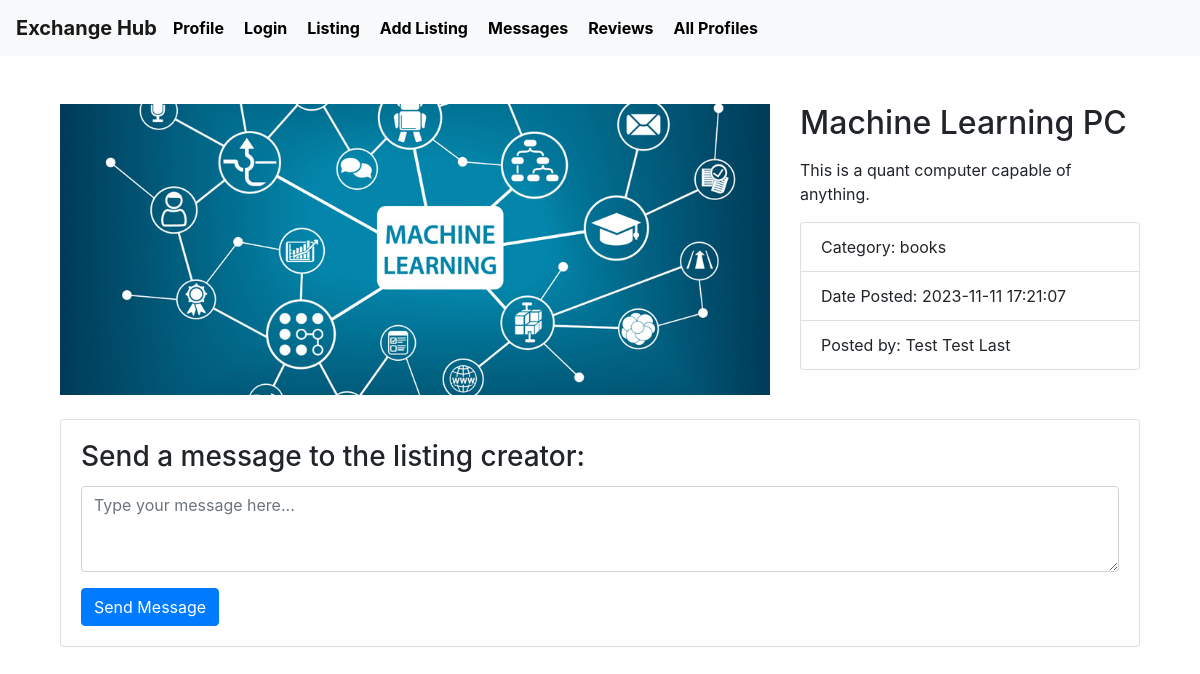
Page /listing/3 on the earlier database version.
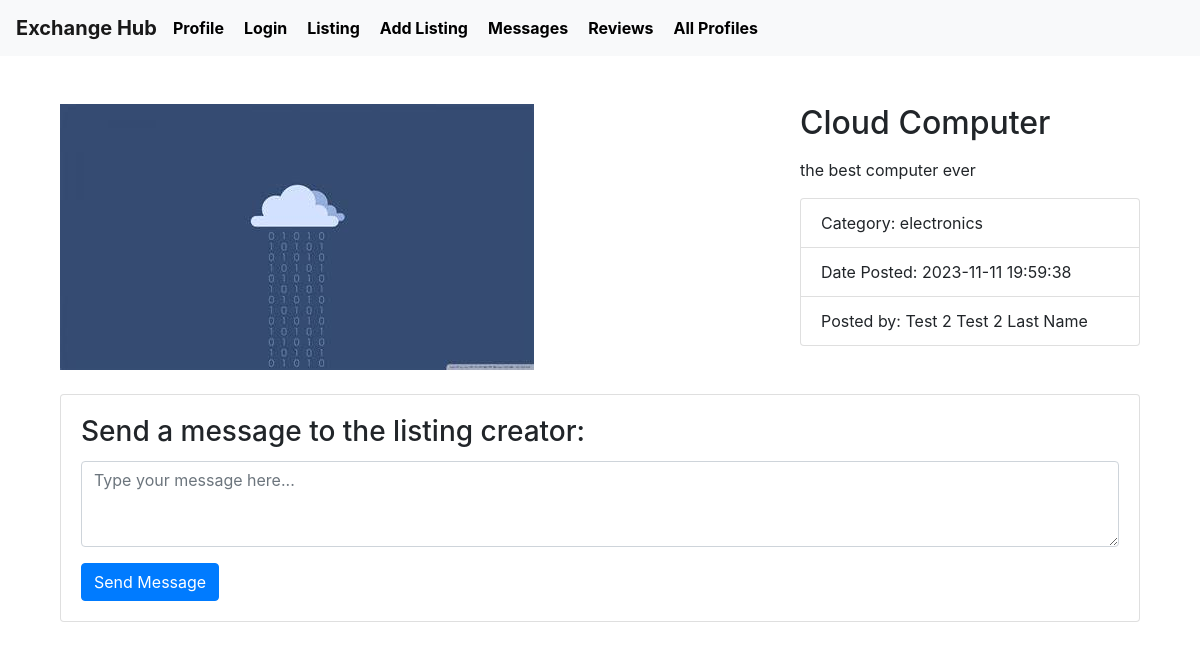
Same page on the later database version.
### tables this page shows
CREATE TABLE Listing (
    listingID INTEGER PRIMARY KEY AUTOINCREMENT,
    userID INTEGER,
    title TEXT NOT NULL,
    description TEXT NOT NULL,
    images TEXT,
    category TEXT NOT NULL,
    datePosted DATE NOT NULL,
    status TEXT NOT NULL,
    FOREIGN KEY (userID) REFERENCES User(userID)
);

CREATE TABLE User (
    userID INTEGER PRIMARY KEY AUTOINCREMENT,
    firstName TEXT NOT NULL,
    lastName TEXT NOT NULL,
    email TEXT UNIQUE NOT NULL,
    hashedPassword TEXT NOT NULL,
    profileImage TEXT,
    location TEXT NOT NULL,
    joinDate DATE NOT NULL,
    lastLogin DATE NOT NULL
);

### app.py (the view, shortened to what this page needs)
@app.route('/listing/<int:listing_id>', methods=['GET', 'POST'])
def view_listing(listing_id):
    conn = sqlite3.connect('database.db')
    conn.row_factory = sqlite3.Row  # Set row factory
    cursor = conn.cursor()
    cursor.execute("SELECT * FROM Listing WHERE listingID=?", (listing_id,))
    listing = cursor.fetchone()
    if not listing:
        abort(404)  # Not found
    cursor.execute("SELECT * FROM User WHERE userID=?", (listing['userID'],))
    user = cursor.fetchone()
    conn.close()
    return render_template('view_listing.html', listing=listing, user=user)

### templates/view_listing.html (shortened to what this page needs)
{% extends 'layout.html' %}
{% block content %}
<div class="container mt-5">
    <div class="row">
        <div class="col-md-8">
            <img src="{{ listing.images }}" alt="{{ listing.title }}" class="img-fluid">
        </div>
        <div class="col-md-4">
            <h2 class="mb-3">{{ listing.title }}</h2>
            <p>{{ listing.description }}</p>
            <ul class="list-group mb-3">
                <li class="list-group-item">Category: {{ listing.category }}</li>
                <li class="list-group-item">Date Posted: {{ listing.datePosted }}</li>
                <li class="list-group-item">Posted by: {{ user.firstName }} {{ user.lastName }}</li>
            </ul>
        </div>
    </div>
    <div class="card mt-4">
        <div class="card-body">
            <h3 class="card-title">Send a message to the listing creator:</h3>
            <form action="{{ url_for('view_listing', listing_id=listing.listingID) }}" method="post">
                <div class="form-group">
                    <textarea class="form-control" name="message_content" rows="3" required placeholder="Type your message here..."></textarea>
                </div>
                <button type="submit" class="btn btn-primary">Send Message</button>
            </form>
        </div>
    </div>
</div>
{% endblock %}

Differences in the rows shown:
no longer on this page (row unchanged): User: firstName "Test", lastName "Test Last"
changed Listing: images: a different picture; title "Machine Learning PC" → "Cloud Computer"; description "This is a quant computer capable of anything." → "the best computer ever"; category "books" → "electronics"; datePosted "2023-11-11 17:21:07" → "2023-11-11 19:59:38"
now on this page (row unchanged): User: firstName "Test 2", lastName "Test 2 Last Name"
